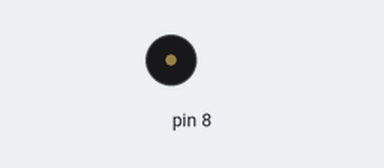
A sketch run on a simulated Arduino Uno, built with avr-gcc and run on an emulated ATmega328P. Parts: buzzer (waves = sounding).

Above: at 0.1 s.
Timing chart, 0 to 1.6 s (numbered marks = the images above):
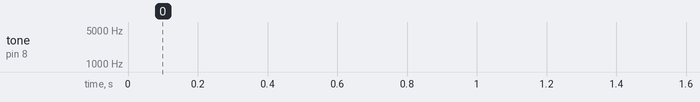

The sketch:

sketch_feb01a.ino
```cpp
float sinVal;
int toneVal;


void setup() {
  // put your setup code here, to run once:
pinMode(8,OUTPUT);
}

void loop() {
  // put your main code here, to run repeatedly:
  for(int i=0;i<=180;i++){
    sinVal = (sin(i*(3.1412/180)));
    toneVal = 2000+(int(sinVal*1000));
    tone(8,toneVal);
    delay(2);
    }

}
```
